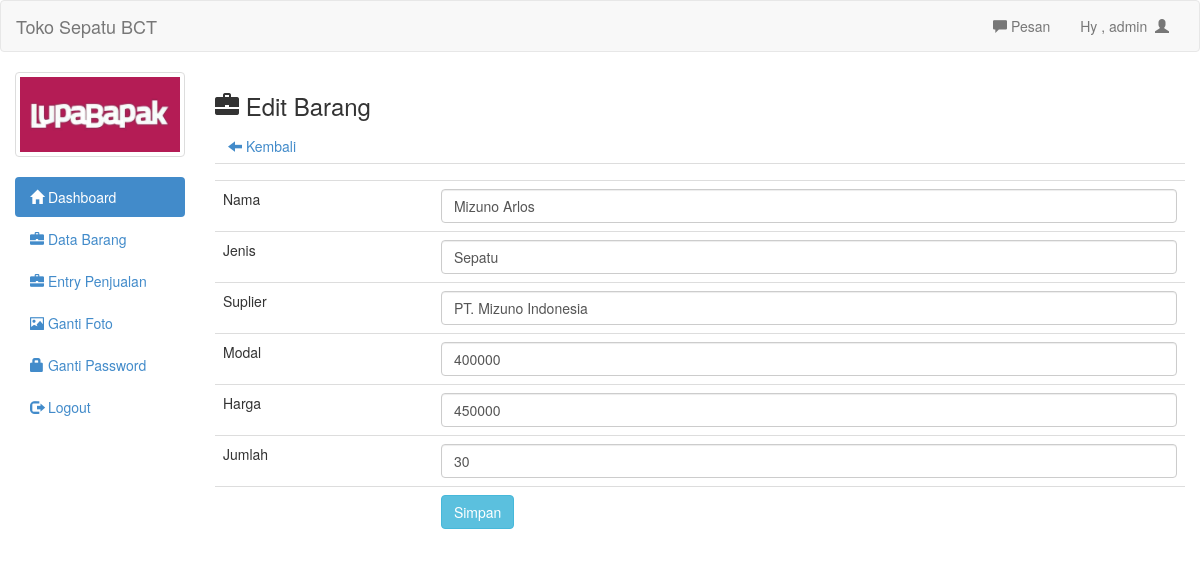
/admin/edit.php?id=36 (signed in), run on the app's committed database.
### tables this page shows
CREATE TABLE `tbl_user` (
  `id` int(11) NOT NULL,
  `uname` varchar(30) NOT NULL,
  `pass` varchar(70) NOT NULL,
  `foto` text NOT NULL
);

CREATE TABLE `barang` (
  `id` int(11) NOT NULL,
  `nama` text NOT NULL,
  `jenis` text NOT NULL,
  `suplier` text NOT NULL,
  `modal` int(11) NOT NULL,
  `harga` int(11) NOT NULL,
  `jumlah` int(11) NOT NULL,
  `sisa` int(11) NOT NULL,
  `total_modal` varchar(30) NOT NULL
);

### admin/edit.php (the view)
<?php
include 'header.php';
?>
<h3><span class="glyphicon glyphicon-briefcase"></span>  Edit Barang</h3>
<a class="btn" href="barang.php"><span class="glyphicon glyphicon-arrow-left"></span>  Kembali</a>
<?php
$id_brg=mysqli_real_escape_string($conn, $_GET['id']);
$det=mysqli_query($conn, "SELECT * from barang where id='$id_brg'")or die(mysql_error());
while($d=mysqli_fetch_array($det)){
?>
	<form action="update.php" method="post">
		<table class="table">
			<tr>
				<td></td>
				<td><input type="hidden" name="id" value="<?php echo $d['id'] ?>"></td>
			</tr>
			<tr>
				<td>Nama</td>
				<td><input type="text" class="form-control" name="nama" value="<?php echo $d['nama'] ?>"></td>
			</tr>
			<tr>
				<td>Jenis</td>
				<td><input type="text" class="form-control" name="jenis" value="<?php echo $d['jenis'] ?>"></td>
			</tr>
			<tr>
				<td>Suplier</td>
				<td><input type="text" class="form-control" name="suplier" value="<?php echo $d['suplier'] ?>"></td>
			</tr>
			<tr>
				<td>Modal</td>
				<td><input type="text" class="form-control" name="modal" value="<?php echo $d['modal'] ?>"></td>
			</tr>
			<tr>
				<td>Harga</td>
				<td><input type="text" class="form-control" name="harga" value="<?php echo $d['harga'] ?>"></td>
			</tr>
			<tr>
				<td>Jumlah</td>
				<td><input type="text" class="form-control" name="jumlah" value="<?php echo $d['jumlah'] ?>"></td>
			</tr>
			<tr>
				<td></td>
				<td><input type="submit" class="btn btn-info" value="Simpan"></td>
			</tr>
		</table>
	</form>
	<?php
}
?>
<?php include 'footer.php'; ?>

### admin/header.php (shortened to what this page needs)
<!DOCTYPE html>
<html>
<head>
	<?php
	include 'config.php';
	?>
	<link rel="stylesheet" type="text/css" href="../assets/css/bootstrap.css">
	<link rel="stylesheet" type="text/css" href="../assets/js/jquery-ui/jquery-ui.css">
</head>
<body>
	<div class="navbar navbar-default">
		<div class="container-fluid">
			<div class="navbar-header">
				<a href="https://bacotttttt.000webhostapp.com/" class="navbar-brand">Toko Sepatu BCT</a>
			</div>
			<div class="collapse navbar-collapse">
				<ul class="nav navbar-nav navbar-right">
					<li><a id="pesan_sedia" href="#" data-toggle="modal" data-target="#modalpesan"><span class='glyphicon glyphicon-comment'></span>  Pesan</a></li>
					<li><a class="dropdown-toggle" data-toggle="dropdown" role="button" href="#">Hy , <?php echo $_SESSION['uname']  ?>&nbsp&nbsp<span class="glyphicon glyphicon-user"></span></a></li>
				</ul>
			</div>
		</div>
	</div>
	<div class="col-md-2">
		<div class="row">
			<?php
			$use=$_SESSION['uname'];
			$fo=mysqli_query($conn, "SELECT foto from tbl_user where uname='$use'");
			while($f=mysqli_fetch_array($fo)){
				?>
				<div class="col-xs-6 col-md-12">
					<a class="thumbnail">
						<img class="img-responsive" src="foto/<?php echo $f['foto']; ?>">
					</a>
				</div>
				<?php
			}
			?>
		</div>
		<ul class="nav nav-pills nav-stacked">
			<li class="active"><a href="index.php"><span class="glyphicon glyphicon-home"></span>  Dashboard</a></li>
			<li><a href="barang.php"><span class="glyphicon glyphicon-briefcase"></span>  Data Barang</a></li>
			<li><a href="barang_laku.php"><span class="glyphicon glyphicon-briefcase"></span>  Entry Penjualan</a></li>
			<li><a href="ganti_foto.php"><span class="glyphicon glyphicon-picture"></span>  Ganti Foto</a></li>
			<li><a href="ganti_pass.php"><span class="glyphicon glyphicon-lock"></span> Ganti Password</a></li>
			<li><a href="logout.php"><span class="glyphicon glyphicon-log-out"></span>  Logout</a></li>
		</ul>
	</div>
	<div class="col-md-10">

### data on the page
tbl_user: foto (picture)
barang: nama "Mizuno Arlos", jenis "Sepatu", suplier "PT. Mizuno Indonesia", modal "400000", harga "450000", jumlah "30"

### other printed values
$_SESSION['uname'] "admin"
